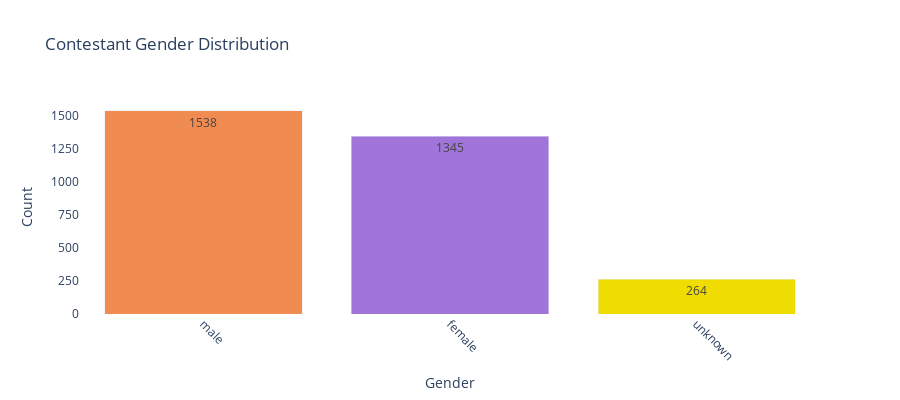

Source (notebook cell):
### Code cell
fig_jobwin = px.bar(gender_tbl, x='index', y='gender_clean', color='index',
             labels={'index':'Gender', 'gender_clean':"Count"}, height=400, text='gender_clean',
    color_discrete_map={
        'male': '#F08B52',
        'female': '#A074D9',
        'unknown': '#EFDD01'
    },title="Contestant Gender Distribution")
fig_jobwin.update_layout(barmode='stack', xaxis={'categoryorder':'total descending'})
fig_jobwin.update_yaxes(tick0=0, dtick=250)
fig_jobwin.update_layout(showlegend=False)
fig_jobwin.update_xaxes(tickangle=45)
fig_jobwin.update_layout(plot_bgcolor='white')
fig_jobwin.show()

### Figure 1 — Plotly figure (JSON) as saved in the notebook; plotly's stock layout.template omitted (floating-point values rounded to 4 significant figures)
{"data": [{"alignmentgroup": "True", "hoverlabel": {"namelength": 0}, "hovertemplate": "Gender=%{x}<br>Count=%{text}", "legendgroup": "Gender=male", "marker": {"color": "#F08B52"}, "name": "Gender=male", "offsetgroup": "Gender=male", "orientation": "v", "showlegend": true, "text": [1538], "textposition": "auto", "type": "bar", "x": ["male"], "xaxis": "x", "y": [1538], "yaxis": "y"}, {"alignmentgroup": "True", "hoverlabel": {"namelength": 0}, "hovertemplate": "Gender=%{x}<br>Count=%{text}", "legendgroup": "Gender=female", "marker": {"color": "#A074D9"}, "name": "Gender=female", "offsetgroup": "Gender=female", "orientation": "v", "showlegend": true, "text": [1345], "textposition": "auto", "type": "bar", "x": ["female"], "xaxis": "x", "y": [1345], "yaxis": "y"}, {"alignmentgroup": "True", "hoverlabel": {"namelength": 0}, "hovertemplate": "Gender=%{x}<br>Count=%{text}", "legendgroup": "Gender=unknown", "marker": {"color": "#EFDD01"}, "name": "Gender=unknown", "offsetgroup": "Gender=unknown", "orientation": "v", "showlegend": true, "text": [264], "textposition": "auto", "type": "bar", "x": ["unknown"], "xaxis": "x", "y": [264], "yaxis": "y"}], "layout": {"barmode": "stack", "height": 400, "legend": {"tracegroupgap": 0}, "plot_bgcolor": "white", "showlegend": false, "title": {"text": "Contestant Gender Distribution"}, "xaxis": {"anchor": "y", "categoryarray": ["male", "female", "unknown"], "categoryorder": "total descending", "domain": [0, 1], "tickangle": 45, "title": {"text": "Gender"}}, "yaxis": {"anchor": "x", "domain": [0, 1], "dtick": 250, "tick0": 0, "title": {"text": "Count"}}}}
